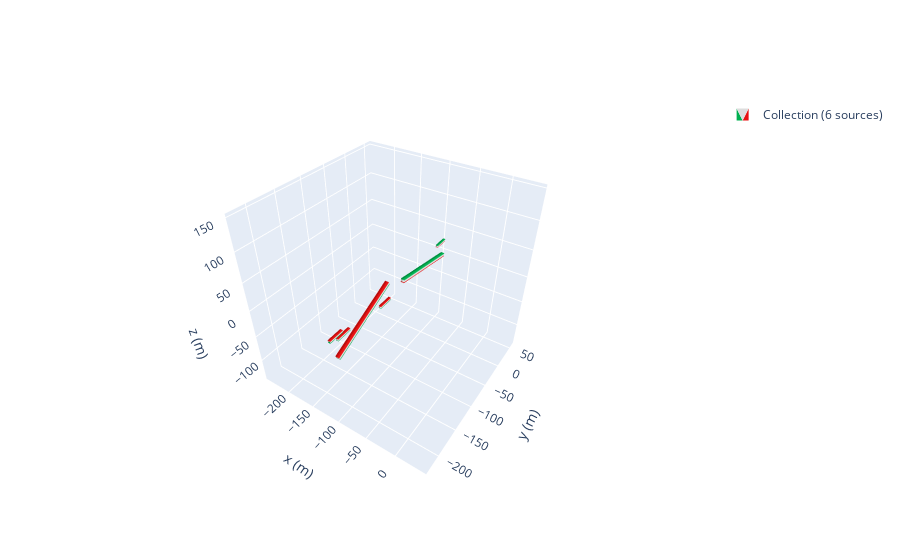

Source (notebook cell):
### Code cell
zeeman_prof = magpy.Collection()
cube1= magpy.magnet.Cuboid(
dimension=(6,6,128),
polarization=(0,-1.08,0),
position=(100,0,0))
A = 30
k = 180
cube1= magpy.magnet.Cuboid(
        dimension=(6,6,128),
        polarization=(0,-1.08,0),
        position=(100,0,0))
cube2 = magpy.magnet.Cuboid(dimension= (4,4,25),
                polarization=(0,-1.17,0),
                position=(100,-17,-53))
cube3= magpy.magnet.Cuboid(
dimension=(6,6,128),
polarization=(0,1.08,0),
position=(100,60,150))
cube4 = magpy.magnet.Cuboid(dimension= (4,4,25),
                polarization=(0,1.08,0),
                position=(100,0,110))
cube5 = magpy.magnet.Cuboid(dimension= (4,4,25),
                polarization=(0,1.08,0),
                position=(100,-20 ,220))

cube6 = magpy.magnet.Cuboid(dimension= (4,4,25),
                polarization=(0,1.17,0),
                position=(100,-12,205))

cube1.rotate_from_angax(80.4, 'x', anchor=0)
cube2.rotate_from_angax(90, 'x', anchor=0)
cube3.rotate_from_angax(114, 'x', anchor=0)
cube4.rotate_from_angax(90, 'x', anchor=0)
cube5.rotate_from_angax(90, 'x', anchor=0)
cube6.rotate_from_angax(90, 'x', anchor=0)

cube1.rotate_from_angax(k, 'y', anchor=0)
cube1.rotate_from_angax(k, 'y')
cube2.rotate_from_angax(k, 'y', anchor=0)
cube2.rotate_from_angax(k, 'y')
cube3.rotate_from_angax(k, 'y', anchor=0)
cube3.rotate_from_angax(k, 'y')
cube4.rotate_from_angax(k, 'y', anchor=0)
cube4.rotate_from_angax(k, 'y')
cube5.rotate_from_angax(k, 'y', anchor=0)
cube5.rotate_from_angax(k, 'y')
cube6.rotate_from_angax(k, 'y', anchor=0)
cube6.rotate_from_angax(k, 'y')

zeeman_prof.add(cube1)
zeeman_prof.add(cube2)
zeeman_prof.add(cube3)
zeeman_prof.add(cube4)
zeeman_prof.add(cube5)
zeeman_prof.add(cube6)

magpy.show(zeeman_prof)

### Figure 1 — Plotly figure (JSON) as saved in the notebook; plotly's stock layout.template omitted (floating-point values rounded to 4 significant figures)
{"data": [{"color": "#2e91e5", "colorscale": [[0, "#00b050"], [0.16, "#00b050"], [0.26, "#dddddd"], [0.74, "#dddddd"], [0.84, "#e71111"], [1, "#e71111"]], "i": [7, 0, 0, 0, 4, 4, 2, 6, 4, 0, 3, 7, 15, 8, 8, 8, 12, 12, 10, 14, 12, 8, 11, 15, 23, 16, 16, 16, 20, 20, 18, 22, 20, 16, 19, 23, 31, 24, 24, 24, 28, 28, 26, 30, 28, 24, 27, 31, 39, 32, 32, 32, 36, 36, 34, 38, 36, 32, 35, 39, 47, 40, 40, 40, 44, 44, 42, 46, 44, 40, 43, 47], "intensity": [1, 0, 0, 1, 1, 0, 0, 1, 1, 0, 0, 1, 1, 0, 0, 1, 0, 1, 1, 0, 0, 1, 1, 0, 0, 1, 1, 0, 0, 1, 1, 0, 0, 1, 1, 0, 0, 1, 1, 0, 0, 1, 1, 0, 0, 1, 1, 0], "j": [0, 7, 1, 2, 6, 7, 1, 2, 5, 5, 2, 2, 8, 15, 9, 10, 14, 15, 9, 10, 13, 13, 10, 10, 16, 23, 17, 18, 22, 23, 17, 18, 21, 21, 18, 18, 24, 31, 25, 26, 30, 31, 25, 26, 29, 29, 26, 26, 32, 39, 33, 34, 38, 39, 33, 34, 37, 37, 34, 34, 40, 47, 41, 42, 46, 47, 41, 42, 45, 45, 42, 42], "k": [3, 4, 2, 3, 5, 6, 5, 5, 0, 1, 7, 6, 11, 12, 10, 11, 13, 14, 13, 13, 8, 9, 15, 14, 19, 20, 18, 19, 21, 22, 21, 21, 16, 17, 23, 22, 27, 28, 26, 27, 29, 30, 29, 29, 24, 25, 31, 30, 35, 36, 34, 35, 37, 38, 37, 37, 32, 33, 39, 38, 43, 44, 42, 43, 45, 46, 45, 45, 40, 41, 47, 46], "legendgroup": "Collection(id=1588696287808)", "name": "Collection (6 sources)", "opacity": 1, "showlegend": true, "showscale": false, "type": "mesh3d", "x": [-103, -103, -97, -97, -103, -103, -97, -97, -102, -102, -98, -98, -102, -102, -98, -98, -103, -103, -97, -97, -103, -103, -97, -97, -102, -102, -98, -98, -102, -102, -98, -98, -102, -102, -98, -98, -102, -102, -98, -98, -102, -102, -98, -98, -102, -102, -98, -98], "y": [62.6, 63.6, 63.6, 62.6, -63.6, -62.6, -62.6, -63.6, 65.5, 65.5, 65.5, 65.5, 40.5, 40.5, 40.5, 40.5, -101.7, -104.2, -104.2, -101.7, -218.7, -221.1, -221.1, -218.7, -97.5, -97.5, -97.5, -97.5, -122.5, -122.5, -122.5, -122.5, -207.5, -207.5, -207.5, -207.5, -232.5, -232.5, -232.5, -232.5, -192.5, -192.5, -192.5, -192.5, -217.5, -217.5, -217.5, -217.5], "z": [-13.63, -7.715, -7.715, -13.63, 7.715, 13.63, 13.63, 7.715, 15.0, 19.0, 19.0, 15.0, 15.0, 19.0, 19.0, 15.0, 29.49, 34.97, 34.97, 29.49, -22.57, -17.09, -17.09, -22.57, -2.0, 2.0, 2.0, -2.0, -2.0, 2.0, 2.0, -2.0, 18.0, 22.0, 22.0, 18.0, 18.0, 22.0, 22.0, 18.0, 10.0, 14.0, 14.0, 10.0, 10.0, 14.0, 14.0, 10.0]}], "layout": {"legend": {"itemsizing": "constant"}, "scene": {"aspectmode": "manual", "aspectratio": {"x": 1, "y": 1, "z": 1}, "camera": {"eye": {"x": 1, "y": -1.5, "z": 1.4}}, "xaxis": {"autorange": false, "range": [-249, 49], "title": {"text": "x (m)"}}, "yaxis": {"autorange": false, "range": [-232.5, 65.5], "title": {"text": "y (m)"}}, "zaxis": {"autorange": false, "range": [-142.8, 155.2], "title": {"text": "z (m)"}}}}}
